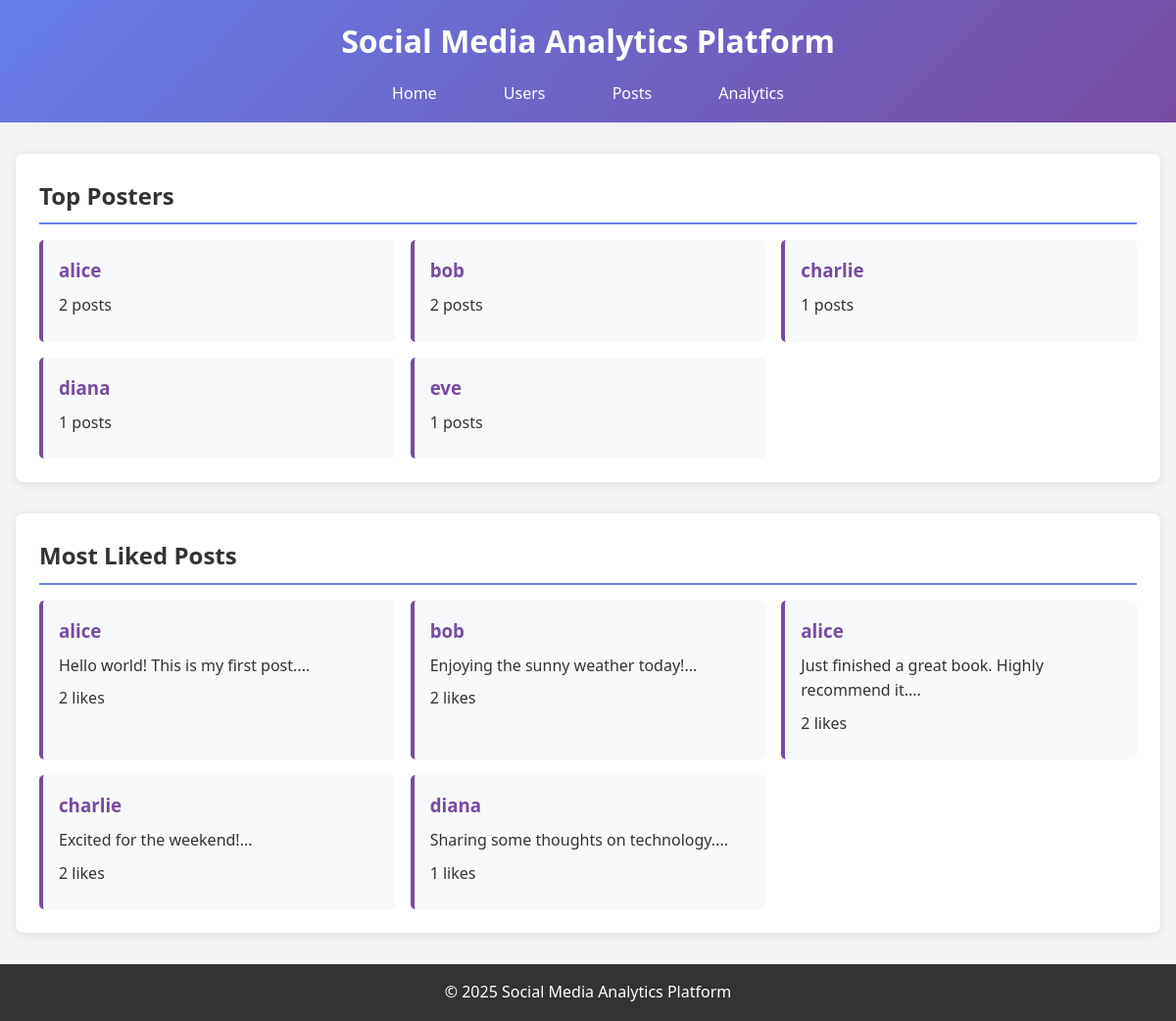
The app's page /analytics with its own data.
### tables this page shows
CREATE TABLE users (
    user_id INTEGER PRIMARY KEY,
    username TEXT UNIQUE NOT NULL,
    email TEXT UNIQUE NOT NULL,
    created_at TEXT DEFAULT CURRENT_TIMESTAMP
);

CREATE TABLE posts (
    post_id INTEGER PRIMARY KEY,
    user_id INTEGER NOT NULL,
    content TEXT NOT NULL,
    created_at TEXT DEFAULT CURRENT_TIMESTAMP,
    FOREIGN KEY (user_id) REFERENCES users(user_id) ON DELETE CASCADE
);

### app.py (the view)
@app.route('/analytics')
def analytics():
    conn = get_db_connection()
    top_posters = conn.execute('''
        SELECT u.username, COUNT(p.post_id) as post_count
        FROM users u
        LEFT JOIN posts p ON u.user_id = p.user_id
        GROUP BY u.user_id, u.username
        ORDER BY post_count DESC
        LIMIT 5
    ''').fetchall()
    top_liked = conn.execute('''
        SELECT p.content, u.username, COUNT(l.like_id) as like_count
        FROM posts p
        JOIN users u ON p.user_id = u.user_id
        LEFT JOIN likes l ON p.post_id = l.post_id
        GROUP BY p.post_id
        ORDER BY like_count DESC
        LIMIT 5
    ''').fetchall()
    conn.close()
    return render_template('analytics.html', top_posters=top_posters, top_liked=top_liked)

### app.py (called while the page is built)
def get_db_connection():
    conn = sqlite3.connect('social_media.db')
    conn.row_factory = sqlite3.Row
    return conn

### templates/analytics.html (shortened to what this page needs)
<!DOCTYPE html>
<html lang="en">
<head>
    <link rel="stylesheet" href="{{ url_for('static', filename='style.css') }}">
</head>
<body>
    <header>
        <h1>Social Media Analytics Platform</h1>
        <nav>
            <a href="/">Home</a>
            <a href="/users">Users</a>
            <a href="/posts">Posts</a>
            <a href="/analytics">Analytics</a>
        </nav>
    </header>
    <main>
        <section>
            <h2>Top Posters</h2>
            <div class="analytics-grid">
                {% for user in top_posters %}
                <div class="analytics-card">
                    <h3>{{ user.username }}</h3>
                    <p>{{ user.post_count }} posts</p>
                </div>
                {% endfor %}
            </div>
        </section>
        <section>
            <h2>Most Liked Posts</h2>
            <div class="analytics-grid">
                {% for post in top_liked %}
                <div class="analytics-card">
                    <h3>{{ post.username }}</h3>
                    <p>{{ post.content[:50] }}...</p>
                    <p>{{ post.like_count }} likes</p>
                </div>
                {% endfor %}
            </div>
        </section>
    </main>
    <footer>
        <p>&copy; 2025 Social Media Analytics Platform</p>
    </footer>
</body>
</html>

### static/style.css (style rules this page uses)
* { margin: 0; padding: 0; box-sizing: border-box; }
body { font-family: 'Segoe UI', Tahoma, Geneva, Verdana, sans-serif; line-height: 1.6; color: #333; background-color: #f4f4f4; }
header { background: linear-gradient(135deg, #667eea 0%, #764ba2 100%); color: white; padding: 1rem 0; text-align: center; }
header h1 { margin-bottom: 0.5rem; }
nav { margin-top: 1rem; }
nav a { color:white; text-decoration: none; margin: 0 1rem; padding: 0.5rem 1rem; border-radius: 5px; transition: background-color 0.3s; }
main { max-width: 1200px; margin: 2rem auto; padding: 0 1rem; }
section { margin-bottom: 2rem; background: white; padding: 1.5rem; border-radius: 8px; box-shadow: 0 2px 10px rgba(0, 0, 0, 0.1); }
h2 { color: #333; margin-bottom: 1rem; border-bottom: 2px solid #667eea; padding-bottom: 0.5rem; }
.posts-grid, .users-grid, .analytics-grid { display: grid; grid-template-columns: repeat(auto-fit, minmax(300px, 1fr)); gap: 1rem; }
.post-card, .user-card, .analytics-card { background: #f8f9fa; padding: 1rem; border-radius: 5px; border-left: 4px solid #764ba2; }
.post-card h3, .user-card h3, .analytics-card h3 { color: #764ba2; margin-bottom: 0.5rem; }
.post-card p, .user-card p, .analytics-card p { margin-bottom: 0.5rem; }
footer { text-align: center; padding: 1rem; background: #333; color: white; margin-top: 2rem; }

### records on screen
users: username "alice", post_count "2"
users: username "bob", post_count "2"
users: username "charlie", post_count "1"
users: username "diana", post_count "1"
users: username "eve", post_count "1"
posts: username "alice", content "Hello world! This is my first post.", like_count "2"
posts: username "bob", content "Enjoying the sunny weather today!", like_count "2"
posts: username "alice", content "Just finished a great book. Highly recommend it.", like_count "2"
posts: username "charlie", content "Excited for the weekend!", like_count "2"
posts: username "diana", content "Sharing some thoughts on technology.", like_count "1"
